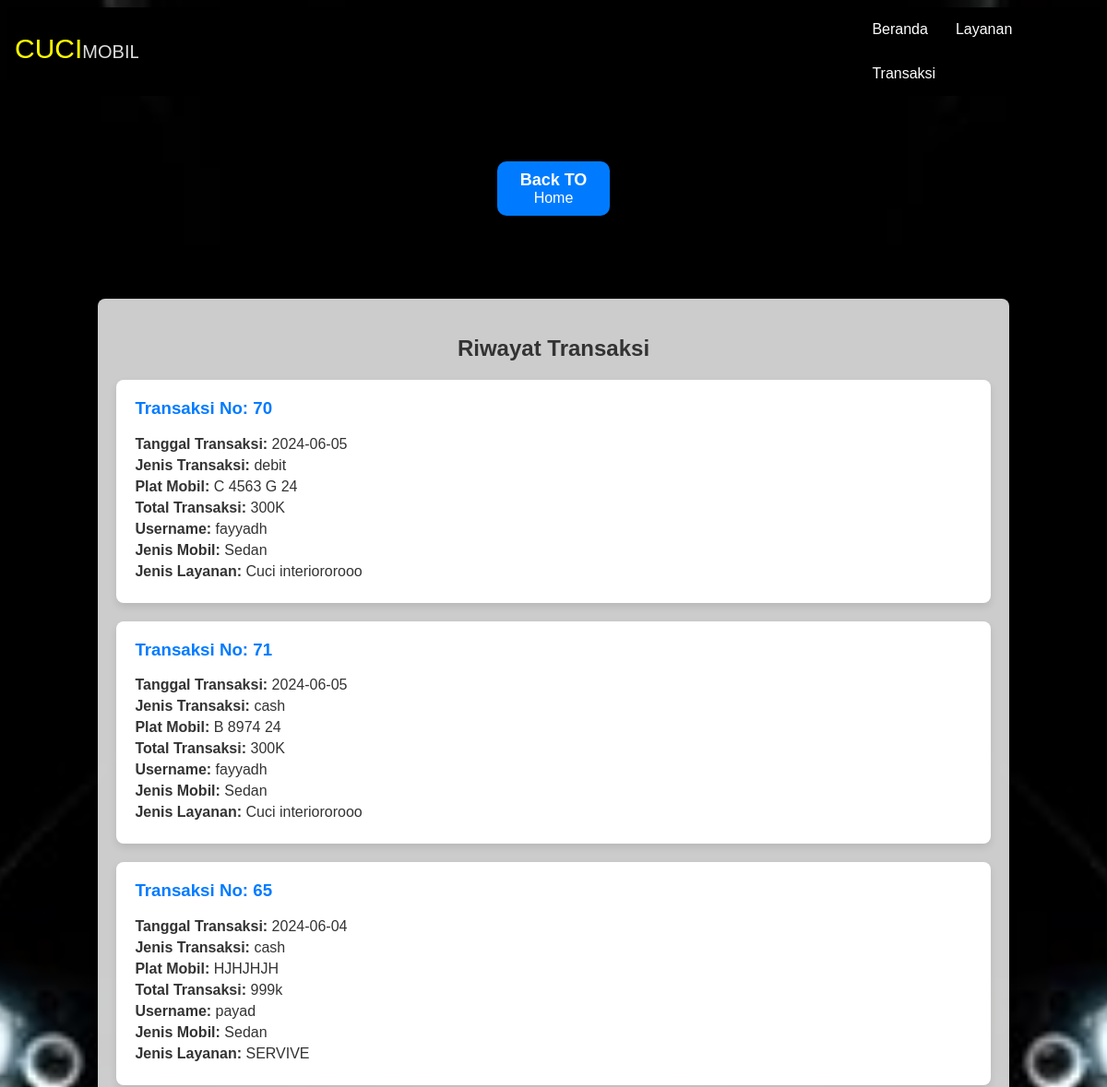
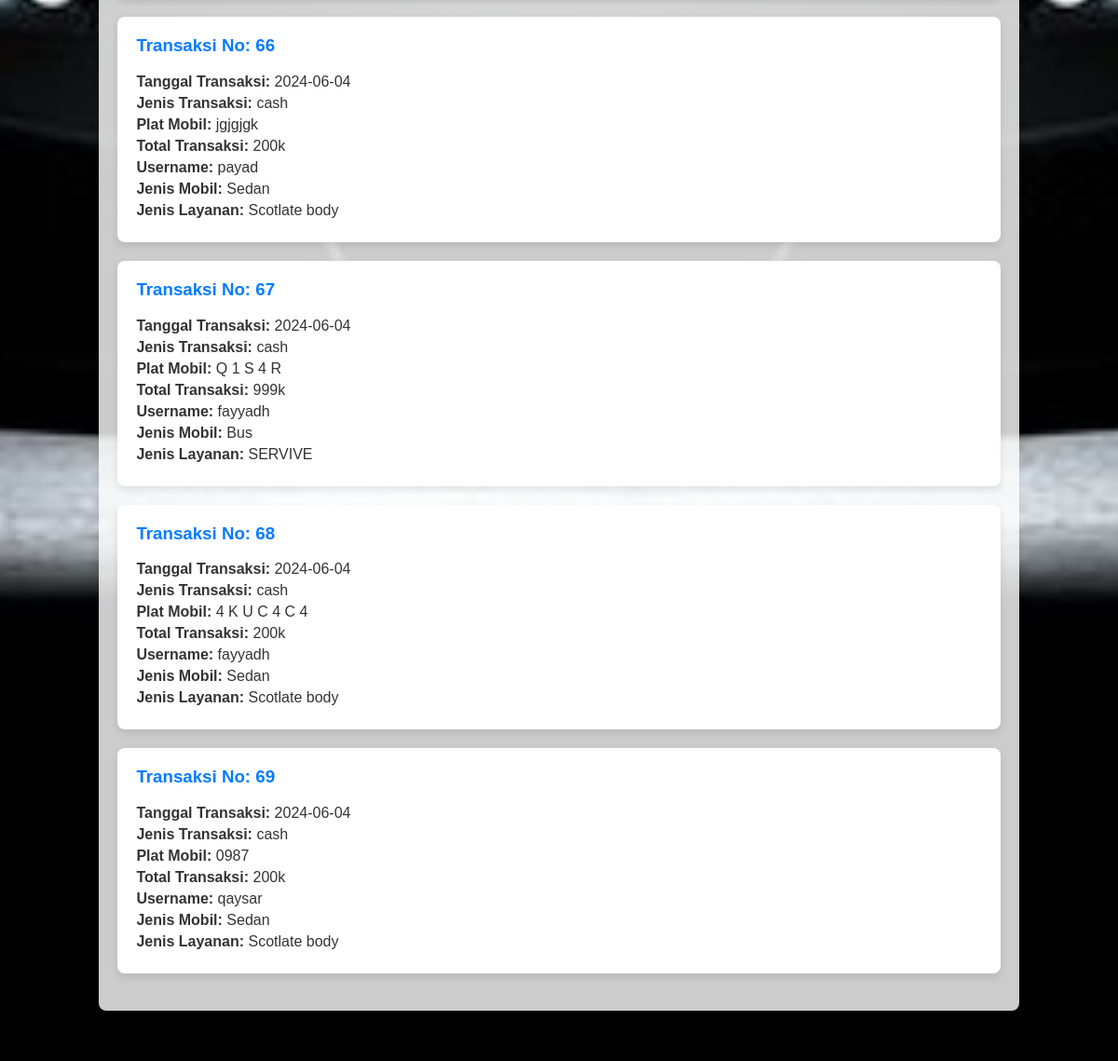
The app's page /user/riwayat_transaksi.php with its own data (2 pictures, top to bottom).
### tables this page shows
CREATE TABLE `transaksi` (
  `id_transaksi` int(11) NOT NULL,
  `tanggal_transaksi` date NOT NULL,
  `jenis_transaksi` varchar(255) NOT NULL,
  `total_transaksi` varchar(255) NOT NULL,
  `userid` int(100) NOT NULL,
  `id_mobil` int(100) NOT NULL,
  `id_layanan` int(100) NOT NULL,
  `plat_mobil` varchar(20) NOT NULL,
  `jenis_mobil` varchar(50) NOT NULL
);

CREATE TABLE `layanan` (
  `id_layanan` int(11) NOT NULL,
  `jenis_layanan` varchar(255) DEFAULT NULL,
  `gambar` varchar(100) NOT NULL,
  `deskripsi` varchar(250) NOT NULL,
  `website` varchar(250) NOT NULL,
  `harga` varchar(100) NOT NULL
);

CREATE TABLE `user` (
  `userid` int(100) NOT NULL,
  `nama` varchar(100) NOT NULL,
  `username` varchar(100) NOT NULL,
  `password` varchar(100) NOT NULL,
  `level` varchar(100) NOT NULL
);

CREATE TABLE `mobil` (
  `id_mobil` int(11) NOT NULL,
  `jenis_mobil` varchar(255) DEFAULT NULL,
  `plat_mobil` varchar(255) DEFAULT NULL,
  `userid` int(100) DEFAULT NULL
);

### user/riwayat_transaksi.php (the view, shortened to what this page needs)
<!DOCTYPE html>
<html lang="en">
<head>
    <link rel="stylesheet" href="riwayat1.css">
</head>
<body>
    <header>
        <nav>
            <ul class="waru3">
                <ul class="biasa">
                    <li><a href="TA2DASPROG.php">Beranda</a></li>
                    <li><a href="layanan.php">Layanan</a></li>
                    <li><a href="Transaksi.php">Transaksi</a></li>
                </ul>
                <ul class="WARU">
                    <p class="waru2" class="logo"><span class="waru4">CUCI</span>MOBIL</p>
                </ul>
            </ul>
        </nav>
    </header>
    <div class="Lah">
        <a href="TA2DASPROG.php" class="Lah1"><span class="Lah2">Back TO</span>Home</a>
    </div>
    <section class="user">
        <h1 class="heading">Riwayat Transaksi</h1>
        <?php
        $query_mysql = mysqli_query($mysqli, "SELECT transaksi.id_transaksi, transaksi.tanggal_transaksi, transaksi.jenis_transaksi, user.username, transaksi.plat_mobil, mobil.jenis_mobil, layanan.harga, layanan.jenis_layanan
        FROM transaksi
        JOIN mobil ON transaksi.id_mobil = mobil.id_mobil
        JOIN layanan ON transaksi.id_layanan = layanan.id_layanan
        JOIN user ON transaksi.userid = user.userid
        ORDER BY transaksi.tanggal_transaksi DESC") or die(mysqli_error($mysqli));
        if(mysqli_num_rows($query_mysql) > 0) {
            while($data = mysqli_fetch_array($query_mysql)) {
                $total_transaksi = $data['harga'];
        ?>
        <div class="card">
            <h3>Transaksi No: <?php echo $data['id_transaksi']; ?></h3>
            <p><strong>Tanggal Transaksi:</strong> <?php echo $data['tanggal_transaksi']; ?></p>
            <p><strong>Jenis Transaksi:</strong> <?php echo $data['jenis_transaksi']; ?></p>
            <p><strong>Plat Mobil:</strong> <?php echo $data['plat_mobil']; ?></p>
            <p><strong>Total Transaksi:</strong> <?php echo $total_transaksi; ?></p>
            <p><strong>Username:</strong> <?php echo $data['username']; ?></p>
            <p><strong>Jenis Mobil:</strong> <?php echo $data['jenis_mobil']; ?></p>
            <p><strong>Jenis Layanan:</strong> <?php echo $data['jenis_layanan']; ?></p>
        </div>
        <?php
            }
        } else {
            echo "<p>Tidak ada data ditemukan</p>";
        }
        ?>
    </section>
    <div class="footer-bottom" display="center">
        <p>&copy;WA: 0989898787 || @.Carwash clean || FB: Carwash clean</p>
    </div>
</body>
</html>

### user/riwayat1.css (style rules this page uses)
body { background-color: #000000; }
nav { background-color: #000000; }
.biasa { width: none; }
ul { list-style-type: none; margin: 0; padding: 0; overflow: hidden; }
li { float: left; list-style-type: none; }
a { display: block; color: rgb(255, 255, 255); text-align: center; padding: 15px; text-decoration: none; }
.waru4 { color: yellow; font-size: 30px; }
.waru3 { display: flex; flex-direction: row-reverse; }
.WARU { display: flex; margin-right: 780px; font-size: 20px; padding: 8px; }
.waru2 { color: #ddd; }
.Lah { display: flex; justify-content: center; align-items: center; height: 25vh; }
.Lah1 { display: inline-block; padding: 10px 25px; background-color: #007bff; color: #ffffff; text-decoration: none; border-radius: 10px; text-align: center; }
.Lah2 { font-weight: bold; display: block; font-size: 18px; }

### user/riwayat_transaksi.php (style rules this page uses)
body { background: url('21 Top Black Matte Edition Cars You Should Check Out.jpeg') no-repeat center center/cover; font-family: Arial, sans-serif; }
.user { width: 80%; margin: 20px auto; background-color: rgba(255, 255, 255, 0.8); padding: 20px; border-radius: 8px; box-shadow: 0 0 10px rgba(0, 0, 0, 0.1); }
.heading { text-align: center; color: #333; margin-bottom: 20px; }
.card { background-color: #fff; border-radius: 8px; box-shadow: 0 4px 8px rgba(0, 0, 0, 0.1); margin-bottom: 20px; padding: 20px; }
.card h3 { margin-top: 0; color: #007bff; }
.card p { margin: 5px 0; color: #333; }

### records on screen
transaksi: id_transaksi "70", tanggal_transaksi "2024-06-05", jenis_transaksi "debit", plat_mobil "C 4563 G 24", id_layanan.harga "300K", userid.username "fayyadh", id_mobil.jenis_mobil "Sedan", id_layanan.jenis_layanan "Cuci interiororooo"
transaksi: id_transaksi "71", tanggal_transaksi "2024-06-05", jenis_transaksi "cash", plat_mobil "B 8974 24", id_layanan.harga "300K", userid.username "fayyadh", id_mobil.jenis_mobil "Sedan", id_layanan.jenis_layanan "Cuci interiororooo"
transaksi: id_transaksi "65", tanggal_transaksi "2024-06-04", jenis_transaksi "cash", plat_mobil "HJHJHJH", id_layanan.harga "999k", userid.username "payad", id_mobil.jenis_mobil "Sedan", id_layanan.jenis_layanan "SERVIVE"
transaksi: id_transaksi "66", tanggal_transaksi "2024-06-04", jenis_transaksi "cash", plat_mobil "jgjgjgk", id_layanan.harga "200k", userid.username "payad", id_mobil.jenis_mobil "Sedan", id_layanan.jenis_layanan "Scotlate body"
transaksi: id_transaksi "67", tanggal_transaksi "2024-06-04", jenis_transaksi "cash", plat_mobil "Q 1 S 4 R", id_layanan.harga "999k", userid.username "fayyadh", id_mobil.jenis_mobil "Bus", id_layanan.jenis_layanan "SERVIVE"
transaksi: id_transaksi "68", tanggal_transaksi "2024-06-04", jenis_transaksi "cash", plat_mobil "4 K U C 4 C 4", id_layanan.harga "200k", userid.username "fayyadh", id_mobil.jenis_mobil "Sedan", id_layanan.jenis_layanan "Scotlate body"
transaksi: id_transaksi "69", tanggal_transaksi "2024-06-04", jenis_transaksi "cash", plat_mobil "0987", id_layanan.harga "200k", userid.username "qaysar", id_mobil.jenis_mobil "Sedan", id_layanan.jenis_layanan "Scotlate body"
